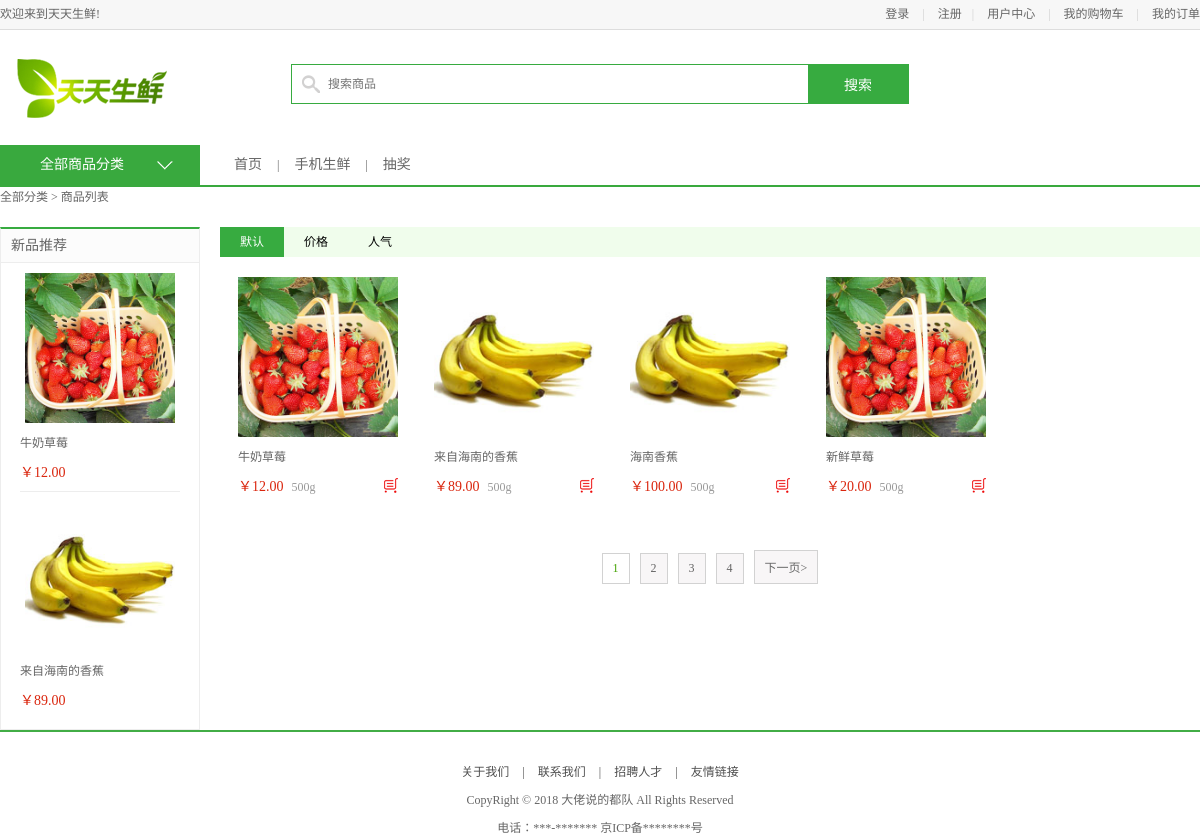
Screenshot of /list1_1_1/ with the database file from the repository.
### apps/df_goods/models.py (models this page shows, shortened)
class GoodsInfo(models.Model):
    isDelete = models.BooleanField(default=False)  # 逻辑删除
    gtitle = models.CharField(max_length=20, verbose_name="商品名称", unique=True)
    gpic = models.ImageField(verbose_name='商品图片', upload_to='df_goods/image/%Y/%m', null=True, blank=True)  # 商品图片
    gprice = models.DecimalField(max_digits=5, decimal_places=2, verbose_name="商品价格")  # 商品价格小数位为两位，整数位为3位
    gunit = models.CharField(max_length=20, default='500g', verbose_name="单位重量")
    gclick = models.IntegerField(verbose_name="点击量", default=0, null=False)
    gjianjie = models.CharField(max_length=200, verbose_name="简介")
    gkucun = models.IntegerField(verbose_name="库存", default=0)
    gcontent = HTMLField(max_length=200, verbose_name="详情")
    gtype = models.ForeignKey(TypeInfo, on_delete=models.CASCADE, verbose_name="分类")  # 外键关联商品种类TypeInfo表
    class Meta:
        verbose_name = "商品"
        verbose_name_plural = verbose_name

### apps/df_goods/views.py (the view)
# urls.py: url('^list(\d+)_(\d+)_(\d+)/$', views.good_list, name="good_list"),
def good_list(request, tid, pindex, sort):
    typeinfo = TypeInfo.objects.get(pk=int(tid))
    news = typeinfo.goodsinfo_set.order_by('-id')[0:2]
    goods_list = []
    cart_num, guest_cart = 0, 0
    try:
        user_id = request.session['user_id']
    except:
        user_id = None
    if user_id:
        guest_cart = 1
        cart_num = CartInfo.objects.filter(user_id=int(user_id)).count()
    if sort == '1':  # 默认最新
        goods_list = GoodsInfo.objects.filter(gtype_id=int(tid)).order_by('-id')
    elif sort == '2':  # 按照价格
        goods_list = GoodsInfo.objects.filter(gtype_id=int(tid)).order_by('-gprice')
    elif sort == '3':  # 按照人气点击量
        goods_list = GoodsInfo.objects.filter(gtype_id=int(tid)).order_by('-gclick')
    paginator = Paginator(goods_list, 4)
    page = paginator.page(int(pindex))
    context = {
        'title': '商品列表',
        'guest_cart': guest_cart,
        'cart_num': cart_num,
        'page': page,
        'paginator': paginator,
        'typeinfo': typeinfo,
        'sort': sort,  # 排序方式
        'news': news,
    }
    return render(request, 'df_goods/list.html', context)

### templates/df_goods/list.html (shortened to what this page needs)
{% extends 'df_goods/base.html' %}
{% block center_content %}
	<div class="main_wrap clearfix">
		<div class="l_wrap fl clearfix">
			<div class="new_goods">
				<h3>新品推荐</h3>
				<ul>
                    {% for goods in news %}
                        <li>
                            <a href="/{{ goods.id }}"><img src="{{ MEDIA_URL }}{{ goods.gpic }}"></a>
    						<h4><a href="/{{ goods.id }}">{{ goods.gtitle }}</a></h4>
    						<div class="prize">￥{{ goods.gprice }}</div>
                        </li>
                    {% endfor %}
				</ul>
			</div>
		</div>
		<div class="r_wrap fr clearfix">
			<div class="sort_bar">
                <a href="/list{{ typeinfo.id }}_1_1"
                   {% if sort == '1' %}
                    class="active"
                   {% endif %}
                    >默认</a>
                <a href="/list{{ typeinfo.id }}_1_2"
                    >价格</a>
                <a href="/list{{ typeinfo.id }}_1_3"
                    >人气</a>
			</div>
			<ul class="goods_type_list clearfix">
                {%  for g in page %}
                <li>
					<a href="/{{ g.id }}/"><img src="{{ MEDIA_URL }}{{ g.gpic }}"></a>
					<h4><a href="/{{ g.id }}/">{{ g.gtitle }}</a></h4>
					<div class="operate">
						<span class="prize">￥{{ g.gprice }}</span>
						<span class="unit">{{ g.gunit }}</span>
						<a href="/cart/add{{ g.id }}_1/" class="add_goods" title="加入购物车"></a>
					</div>
				</li>
                {% endfor %}
			</ul>
			<div class="pagenation">
                {% for pindex in paginator.page_range %}
                    {% if pindex == page.number %}
                        <a href="/list{{ typeinfo.id }}_{{pindex}}_{{ sort }}" class="active">{{ pindex }}</a>
                    {% else %}
                        <a href="/list{{ typeinfo.id }}_{{pindex}}_{{ sort }}">{{ pindex }}</a>
                    {% endif %}
                {% endfor %}
                {% if page.has_next %}
				<a href="/list{{ typeinfo.id }}_{{ page.next_page_number }}_{{ sort }}">下一页></a>
                {% endif %}
			</div>
		</div>
	</div>
{% endblock center_content %}

### static/css/main.css (style rules this page uses)
body { font-family:'Microsoft Yahei';font-size:12px;color:#666; }
html,body { height:100% }
.main_wrap { width:1200px;margin:0 auto; }
.l_wrap { width:200px; }
.r_wrap { width:980px; }
.new_goods { border:1px solid #ededed; border-top:2px solid #37ab40; padding-bottom:10px; }
.new_goods h3 { height:33px;line-height:33px;background-color:#fcfcfc;border-bottom:1px solid #ededed;font-size:14px;font-weight:normal;text-indent:10px; }
.new_goods ul { width:160px;margin:0 auto;overflow:hidden; }
.new_goods li { border-bottom:1px solid #ededed;margin-bottom:-1px; }
.new_goods li img { display:block;width:150px;height:150px;margin:10px auto; }
.new_goods li h4 { width:160px;margin:0 auto; }
.new_goods li h4 a { font-weight:normal;color:#666;display:block;width:160px;overflow:hidden;white-space:nowrap;text-overflow:ellipsis; }
.new_goods li .prize { font-size:14px;color:#da260e;margin:10px auto; }
.sort_bar { height:30px;background-color:#f0fdec }
.sort_bar a { display:block;height:30px;line-height:30px;padding:0 20px;float:left;color:#000 }
.sort_bar .active { background-color:#37ab40;color:#fff; }
.goods_type_list { margin:10px auto 0; }
.goods_type_list li { width:196px; float:left; margin-bottom:10px }
.goods_type_list li img { width:160px;height:160px;display:block;margin:10px auto; }
.goods_type_list li h4 { width:160px;margin:0 auto; }
.goods_type_list li h4 a { font-weight:normal;color:#666;display:block;width:160px;overflow:hidden;white-space:nowrap;text-overflow:ellipsis; }
.operate { width:160px;margin:10px auto;position:relative; }
.goods_type_list .operate .prize { color:#da260e; font-size:14px; }
.goods_type_list .operate .unit { color:#999;padding-left:5px; }
.goods_type_list .operate .add_goods { display:inline-block;width:15px;height:15px;background:url(../images/shop_cart.png);position:absolute;right:0;top:3px; }
.pagenation { height:32px;text-align:center;font-size:0;margin:30px auto; }
.pagenation a { display:inline-block;border:1px solid #d2d2d2;background-color:#f8f6f7;font-size:12px;padding:7px 10px;color:#666;margin:5px }
.pagenation .active { background-color:#fff;color:#43a200 }

### rows the page displays
GoodsInfo: gpic (picture), gtitle "牛奶草莓", gprice "12.00", gunit "500g"
GoodsInfo: gpic (picture), gtitle "来自海南的香蕉", gprice "89.00", gunit "500g"
GoodsInfo: gpic (picture), gtitle "海南香蕉", gprice "100.00", gunit "500g"
GoodsInfo: gpic (picture), gtitle "新鲜草莓", gprice "20.00", gunit "500g"

### other values shown
{{ title }} "商品列表"
{{ pindex }} "1"
{{ pindex }} "2" "3" "4"
